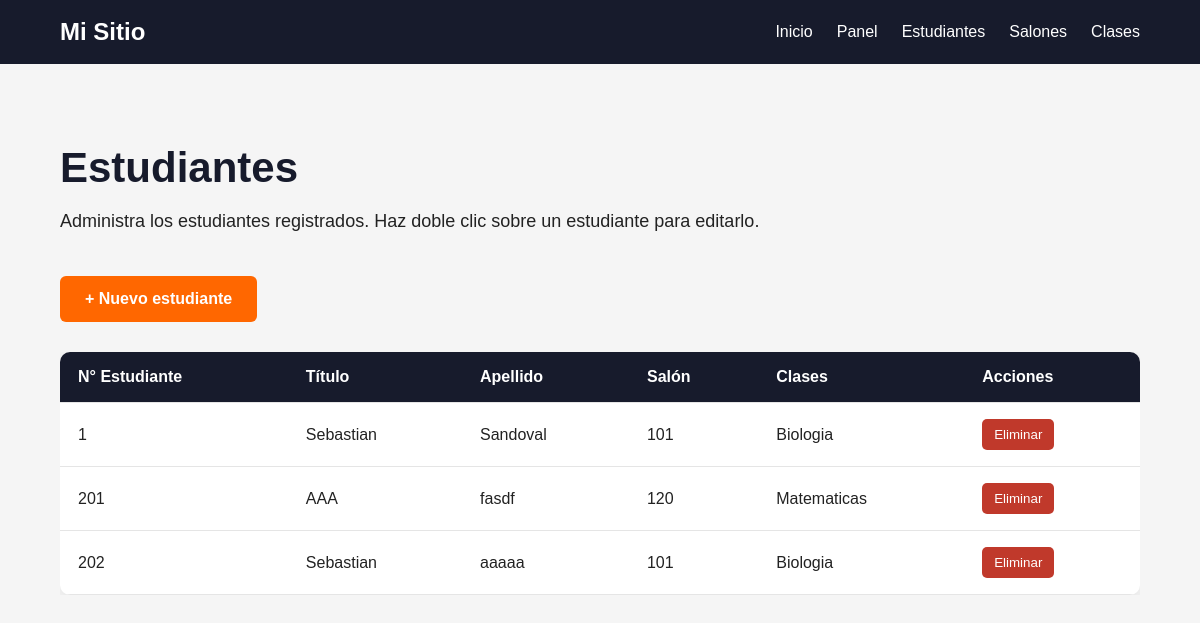
/estudiantes/lista/, run on the app's committed database.
### estudiantes/models.py (models this page shows, shortened)
class Estudiante(models.Model):
    id_estudiante = models.AutoField(primary_key=True, verbose_name="Número de Estudiante")
    titulo = models.CharField(max_length=20, verbose_name="Título/Tratamiento")  # Ej: Sr., Srita.
    apellido = models.CharField(max_length=100, verbose_name="Apellido")
    salon = models.ForeignKey(
        Salon,
        on_delete=models.CASCADE,
        related_name="estudiantes",
        verbose_name="Salón Asignado"
    )
    clases = models.ManyToManyField(
        Clase,
        through="EstudianteClase",
        related_name="estudiantes",
        verbose_name="Clases Inscritas"
    )
    class Meta:
        verbose_name = "Estudiante"
        verbose_name_plural = "Estudiantes"

class Salon(models.Model):
    id_salon = models.IntegerField(primary_key=True, verbose_name="Número de Salón")
    class Meta:
        verbose_name = "Salón"
        verbose_name_plural = "Salones"

class Clase(models.Model):
    nombre_clase = models.CharField(max_length=100, verbose_name="Nombre de la Clase")
    class Meta:
        verbose_name = "Clase"
        verbose_name_plural = "Clases"

### estudiantes/views.py (the view)
def lista_estudiantes(request):
    estudiantes = (
        Estudiante.objects
        .select_related("salon")
        .prefetch_related("clases")
    )
    salones = Salon.objects.all()
    clases = Clase.objects.all()
    return render(request, "estudiantes/lista.html", {
        "estudiantes": estudiantes,
        "salones": salones,
        "clases": clases,
    })

### estudiantes/templates/estudiantes/lista.html (shortened to what this page needs)
{% extends "estudiantes/base_estudiantes.html" %}
{% block content %}
<section class="page-section">
    <div class="container">
        <div class="students-header">
            <h1>Estudiantes</h1>
            <p>
                Administra los estudiantes registrados.
                Haz doble clic sobre un estudiante para editarlo.
            </p>
        </div>
        <div class="buttons">
            <a
                href="{% url 'crear_estudiante' %}"
                class="btn btn-primary"
            >
                + Nuevo estudiante
            </a>
        </div>
        <div class="table-container">
            <table class="data-table">
                <thead>
                    <tr>
                        <th>N° Estudiante</th>
                        <th>Título</th>
                        <th>Apellido</th>
                        <th>Salón</th>
                        <th>Clases</th>
                        <th>Acciones</th>
                    </tr>
                </thead>
                <tbody>
                    {% for estudiante in estudiantes %}
                    <form
                        method="POST"
                        action="{% url 'editar_estudiante' estudiante.id_estudiante %}"
                        class="student-form"
                    >
                        <tr ondblclick="editarFila(this)">
                            <td>
                                {{ estudiante.id_estudiante }}
                            </td>
                            <td>
                                <span class="view-value">
                                    {{ estudiante.titulo }}
                                </span>
                            </td>
                            <td>
                                <span class="view-value">
                                    {{ estudiante.apellido }}
                                </span>
                            </td>
                            <td>
                                <span class="view-value">
                                    {{ estudiante.salon.id_salon }}
                                </span>
                            </td>
                            <td>
                                <span class="view-value">
                                    {% for clase in estudiante.clases.all %}
                                        {{ clase.nombre_clase }}
                                    {% empty %}
                                        Sin clases
                                    {% endfor %}
                                </span>
                            </td>
                            <td class="actions">
                                <button
                                    type="button"
                                    class="btn-delete"
                                    onclick="
                                        event.stopPropagation();
                                        eliminarEstudiante(
                                            '{{ estudiante.id_estudiante }}'
                                        );
                                    "
                                >
                                    Eliminar
                                </button>
                            </td>
                        </tr>
                    </form>
                    {% empty %}
                    <tr>
                        <td colspan="6">
                            No hay estudiantes registrados.
                        </td>
                    </tr>
                    {% endfor %}
                </tbody>
            </table>
        </div>
    </div>
</section>
{% endblock %}

### static/css/styles.css (style rules this page uses)
:root { --mirage: #171b2c; --blaze-orange: #ff6700; --deep-sea-green: #075e54; --wild-sand: #f5f5f5; --white: #ffffff; --text-dark: #222222; }
* { margin: 0; padding: 0; box-sizing: border-box; }
body { font-family: Arial, Helvetica, sans-serif; background: var(--wild-sand); color: var(--text-dark); }
.container { width: min(1100px, 90%); margin: 0 auto; }
.buttons { display: flex; gap: 15px; margin-top: 35px; }
.btn { display: inline-block; padding: 14px 25px; border-radius: 6px; text-decoration: none; font-weight: bold; transition: 0.2s; }
.btn-primary { background: var(--blaze-orange); color: var(--white); }
.page-section { min-height: 70vh; padding: 80px 0; }
.page-section h1 { font-size: 42px; color: var(--mirage); margin-bottom: 25px; }
.table-container { margin-top: 30px; overflow-x: auto; }
.data-table { width: 100%; border-collapse: collapse; background: var(--white); border-radius: 10px; overflow: hidden; box-shadow: 0 4px 15px rgba(0, 0, 0, 0.08); }
.data-table thead { background: var(--mirage); color: var(--white); }
.data-table th, .data-table td { padding: 16px 18px; text-align: left; border-bottom: 1px solid #e5e5e5; }
.data-table tbody tr { transition: 0.2s; }
.btn-delete { border: none; background: #c0392b; color: white; padding: 8px 12px; border-radius: 5px; cursor: pointer; }
.actions { display: flex; gap: 8px; }
.students-header { margin-bottom: 40px; }
.students-header h1 { color: var(--mirage); font-size: 42px; margin-bottom: 15px; }
.students-header p { color: var(--text-dark); font-size: 18px; line-height: 1.6; }
.data-table td { vertical-align: middle; }
.student-form { display: contents; }

### data on the page
Estudiante: id_estudiante "1", titulo "Sebastian", apellido "Sandoval", salon.id_salon "101"
Clase: nombre_clase "Biologia"
Estudiante: id_estudiante "201", titulo "AAA", apellido "fasdf", salon.id_salon "120"
Clase: nombre_clase "Matematicas"
Estudiante: id_estudiante "202", titulo "Sebastian", apellido "aaaaa", salon.id_salon "101"
